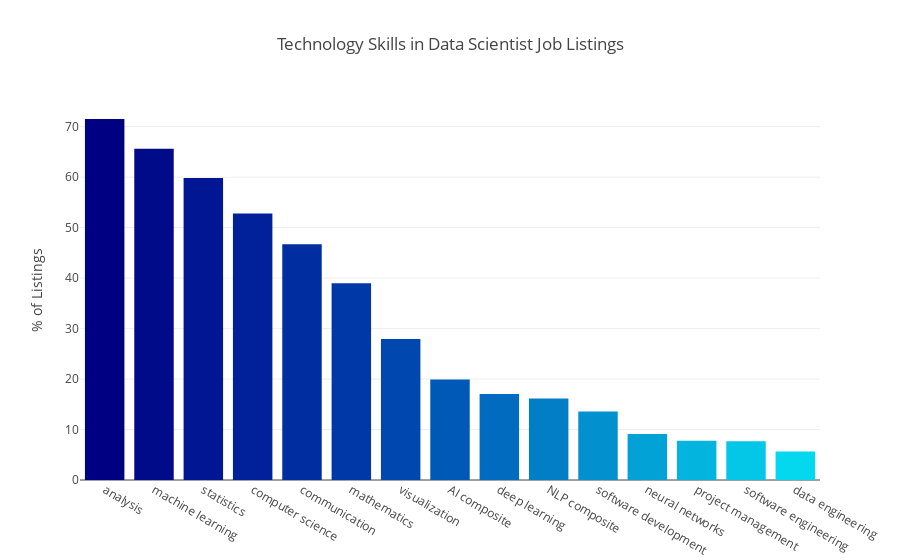

The notebook cell saved with this chart:
### Markdown cell above
## Let's chart the full list and then the top 20.

### Code cell
cmax=200
cmin=50
color_s = np.linspace(cmin, cmax, 44)

data = [
    go.Bar(
        x=df.index,          
        y=df['avg_percent'],
        marker=dict(
            colorscale='Jet',
            color=color_s,
        ),
    )
]

layout = dict(
    title="Technology Skills in Data Scientist Job Listings",
    yaxis=dict(title="% of Listings",)
)

fig = go.Figure(data=data, layout=layout)
py.iplot(fig, show_link=False)

### Figure 1 — Plotly figure (JSON) as saved in the notebook; plotly's stock layout.template omitted (floating-point values rounded to 4 significant figures)
{"data": [{"marker": {"color": [50, 53.49, 56.98, 60.47, 63.95, 67.44, 70.93, 74.42, 77.91, 81.4, 84.88, 88.37, 91.86, 95.35, 98.84, 102.3, 105.8, 109.3, 112.8, 116.3, 119.8, 123.3, 126.7, 130.2, 133.7, 137.2, 140.7, 144.2, 147.7, 151.2, 154.7, 158.1, 161.6, 165.1, 168.6, 172.1, 175.6, 179.1, 182.6, 186.0, 189.5, 193.0, 196.5, 200], "colorscale": "Jet"}, "type": "bar", "x": ["analysis", "machine learning", "statistics", "computer science", "communication", "mathematics", "visualization", "AI composite", "deep learning", "NLP composite", "software development", "neural networks", "project management", "software engineering", "data engineering"], "y": [71.52, 65.62, 59.85, 52.79, 46.68, 38.99, 27.91, 19.91, 17.02, 16.14, 13.55, 9.092, 7.791, 7.684, 5.654]}], "layout": {"title": "Technology Skills in Data Scientist Job Listings", "yaxis": {"title": "% of Listings"}}}
